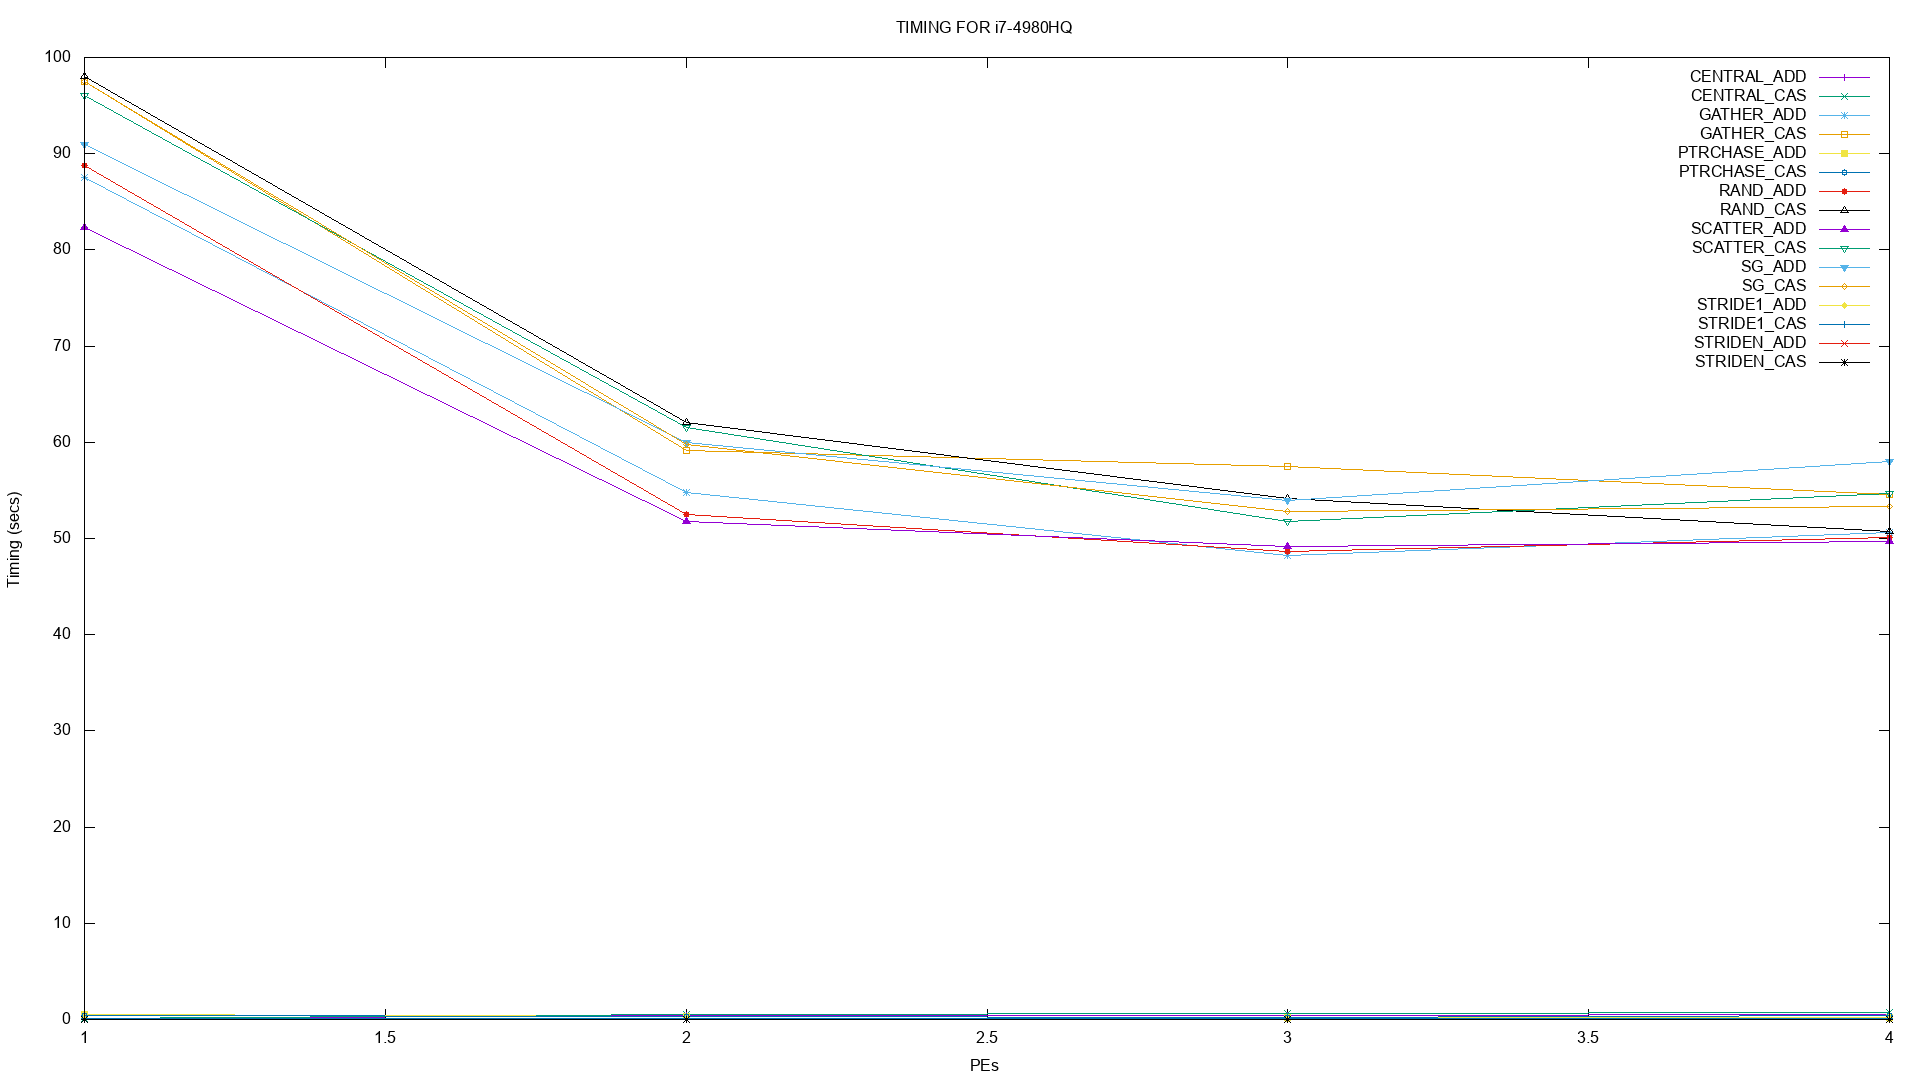

The gnuplot source for this figure:
#-- TIMING.gnuplot

set pointintervalbox 3
set term png size 1920,1080
set title "TIMING FOR i7-4980HQ"
set output "TIMING.png"
set ylabel "Timing (secs)"
set xlabel "PEs"

plot  'CENTRAL_ADD.txt' using 1:2 with linespoints title 'CENTRAL\_ADD',\
      'CENTRAL_CAS.txt' using 1:2 with linespoints title 'CENTRAL\_CAS',\
      'GATHER_ADD.txt' using 1:2 with linespoints title 'GATHER\_ADD',\
      'GATHER_CAS.txt' using 1:2 with linespoints title 'GATHER\_CAS',\
      'PTRCHASE_ADD.txt' using 1:2 with linespoints title 'PTRCHASE\_ADD',\
      'PTRCHASE_CAS.txt' using 1:2 with linespoints title 'PTRCHASE\_CAS',\
      'RAND_ADD.txt' using 1:2 with linespoints title 'RAND\_ADD',\
      'RAND_CAS.txt' using 1:2 with linespoints title 'RAND\_CAS',\
      'SCATTER_ADD.txt' using 1:2 with linespoints title 'SCATTER\_ADD',\
      'SCATTER_CAS.txt' using 1:2 with linespoints title 'SCATTER\_CAS',\
      'SG_ADD.txt' using 1:2 with linespoints title 'SG\_ADD',\
      'SG_CAS.txt' using 1:2 with linespoints title 'SG\_CAS',\
      'STRIDE1_ADD.txt' using 1:2 with linespoints title 'STRIDE1\_ADD',\
      'STRIDE1_CAS.txt' using 1:2 with linespoints title 'STRIDE1\_CAS',\
      'STRIDEN_ADD.txt' using 1:2 with linespoints title 'STRIDEN\_ADD',\
      'STRIDEN_CAS.txt' using 1:2 with linespoints title 'STRIDEN\_CAS'
